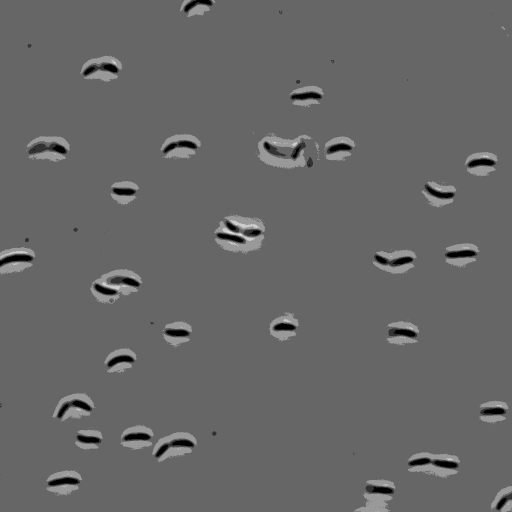
#> input picture fig/caulobacter.png, 1024 x 1024 px (shown at 1/2 size)
$ jupyter execute --allow-errors skimage-scipy-mgmt.ipynb   (shell and % lines are left out)   (Python 2 division)   (older library calls are emulated)
#> lines starting #> are read from the running program, lines starting #| are printed output that depends on the picture; after the words box and inside, x2 and y2 are one past the last pixel; in counts of white or black regions, pixels touching at a corner belong together
[cell 1]
def my_imshow(im, title=None, **kwargs):
    if 'cmap' not in kwargs:
        kwargs['cmap'] = 'gray'
    plt.figure()
    plt.imshow(im, interpolation='none', **kwargs)
    if title:
        plt.title(title)
    plt.axis('off')

[cell 2]
import matplotlib.pyplot as plt
import numpy as np
import skimage

im = plt.imread('fig/caulobacter.png')
#> im is the input picture: shape (1024, 1024, 4) float32; mean R, G, B, A 0.406, 0.406, 0.406, 1
#print 'original image shape:', im.shape
#print 'alpha channel intensity: %.2f +- %.2f' % (np.mean(im[:,:,-1]), np.std(im[:,:,-1]))

my_imshow(im);

[cell 3]
from skimage import color

# convert to gray
gray_im = color.rgb2gray(im)
my_imshow(gray_im)

[cell 4]
from skimage import filters

blurred_im = filters.gaussian_filter(gray_im, sigma=3)
my_imshow(blurred_im)

[cell 5]
thresh = 0.3
mask = gray_im < thresh
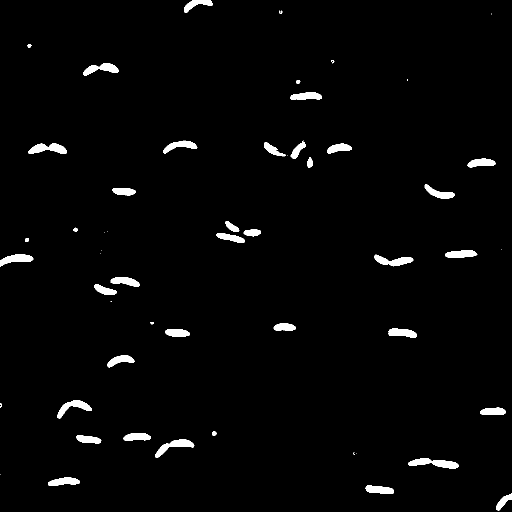
#> mask: shape (1024, 1024) bool (shown at 1/2 size); 2.1% white; 55 white regions (14 under 20 px), largest, box (x1, y1, x2, y2) and area: (816, 916, 917, 937) 1149, (57, 287, 134, 308) 1000, (310, 879, 389, 915) 982
blurred_mask = blurred_im < thresh
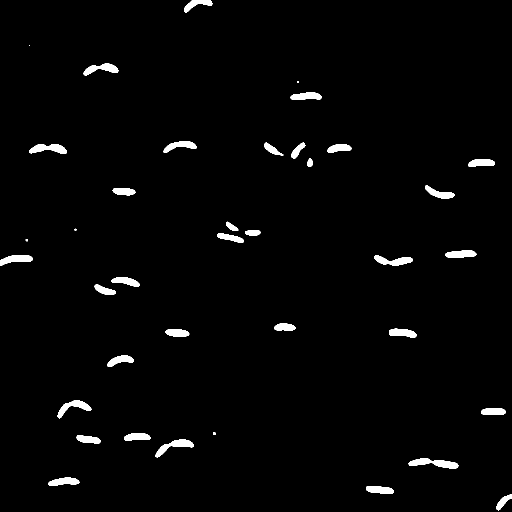
#> blurred_mask: shape (1024, 1024) bool (shown at 1/2 size); 2% white; 38 white regions (3 under 20 px), largest, box (x1, y1, x2, y2) and area: (817, 916, 917, 937) 1108, (311, 879, 388, 915) 939, (58, 288, 134, 308) 919

my_imshow(mask, title='mask from original grayscale image')
my_imshow(blurred_mask, title='mask from blurred grayscale image')

[cell 6]
from skimage import morphology

blurred_mask_clean = morphology.remove_small_objects(blurred_mask, min_size=150)

my_imshow(blurred_mask_clean, title='blurred image mask with small object removed')
#> (the rest of this cell did not finish here and is left out)

[cell 7]
from scipy import ndimage as ndi

distance_im = ndi.distance_transform_edt(blurred_mask_clean)
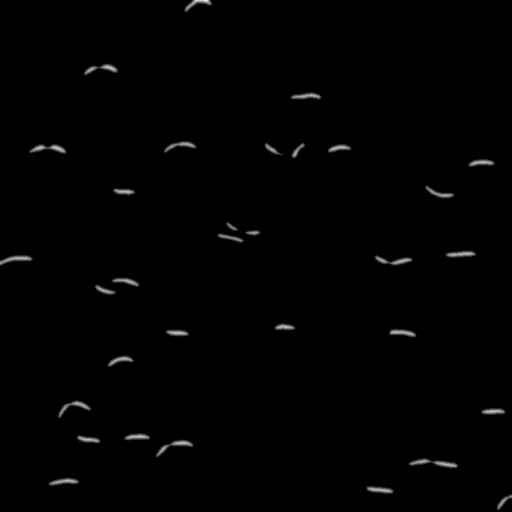
#> distance_im: shape (1024, 1024) float64 (shown at 1/2 size); min 0, max 9.06, mean 0.064; drawn with min black and max white
print 'distance transform:', distance_im.shape, distance_im.dtype
#| distance transform: (1024, 1024) float64

my_imshow(distance_im, title='distance transform of mask')
my_imshow(blurred_mask_clean[850:950, 300:400], title='mask showing 2 overlapping cells')
my_imshow(distance_im[850:950, 300:400], title='distance transform of above')
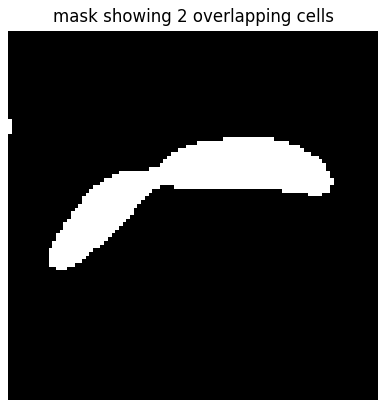
#> figure drawn by matplotlib, 1 panel
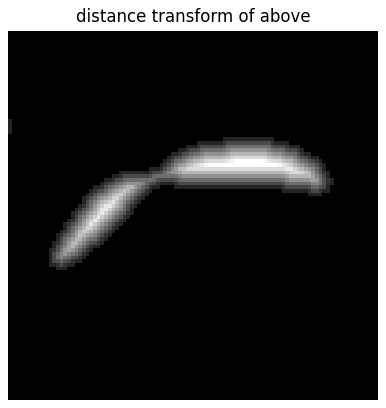
#> figure drawn by matplotlib, 1 panel

[cell 8]
from skimage import feature, measure
from matplotlib.colors import ListedColormap

def imshow_overlay(im, mask, alpha=0.5, color='red', **kwargs):
    """Show semi-transparent red mask over an image"""
    mask = mask > 0
    mask = np.ma.masked_where(~mask, mask)
    plt.imshow(im, **kwargs)
    plt.imshow(mask, alpha=alpha, cmap=ListedColormap([color]))


peaks_im = feature.peak_local_max(distance_im, indices=False)
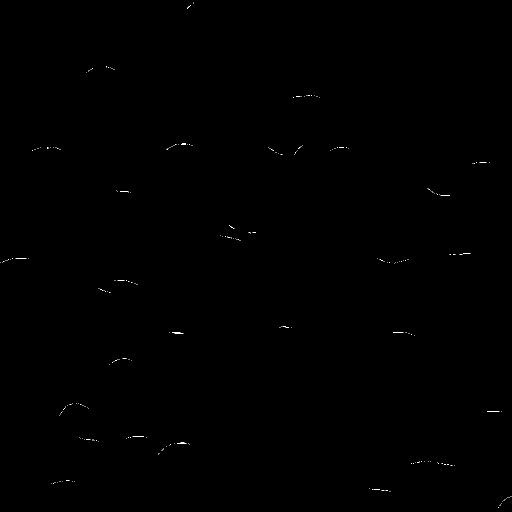
#> peaks_im: shape (1024, 1024) bool (shown at 1/2 size); 0.08% white in thin lines or dots

plt.figure()
imshow_overlay(distance_im[850:950, 300:400], peaks_im[850:950, 300:400], alpha=1, cmap='gray')
#> in imshow_overlay, `mask = mask > 0`:
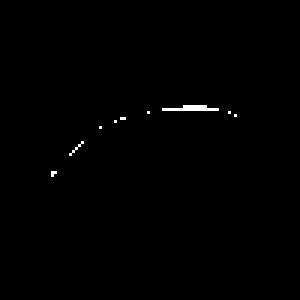
#> mask: shape (100, 100) bool (shown 3 times larger); 0.42% white in thin lines or dots, all inside (x1, y1, x2, y2) = (17, 35, 79, 59)
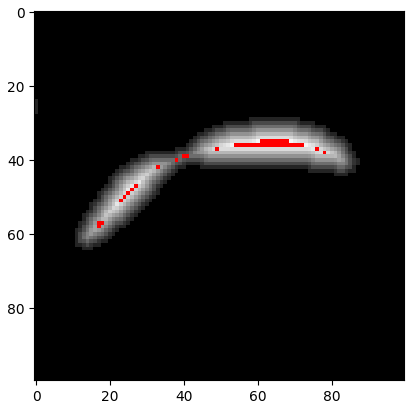
#> figure drawn by matplotlib, 1 panel

[cell 9]
import matplotlib
random_colors = matplotlib.colors.ListedColormap (np.random.rand ( 256,3))


markers_im = measure.label(peaks_im)
#> markers_im: shape (1024, 1024) int32; 266 distinct labels, from 0 to 265
labelled_cell_im = morphology.watershed(-distance_im, markers_im, mask=blurred_mask_clean)
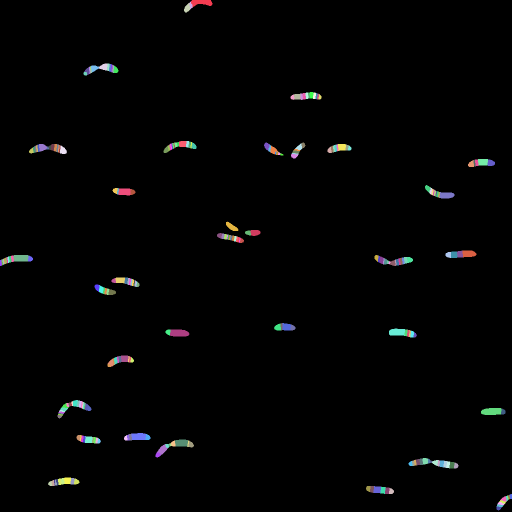
#> labelled_cell_im: shape (1024, 1024) int32 (shown at 1/2 size); 266 distinct labels, from 0 to 265; one colour per label, 0 black

my_imshow(labelled_cell_im, 'labelled cells', cmap='jet')
my_imshow(blurred_mask_clean[850:950, 300:400], 'mask of overlapping cells')
my_imshow(labelled_cell_im[850:950, 300:400], 'labelled', cmap=random_colors)
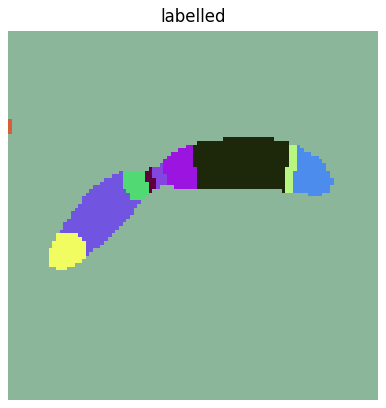
#> figure drawn by matplotlib, 1 panel
